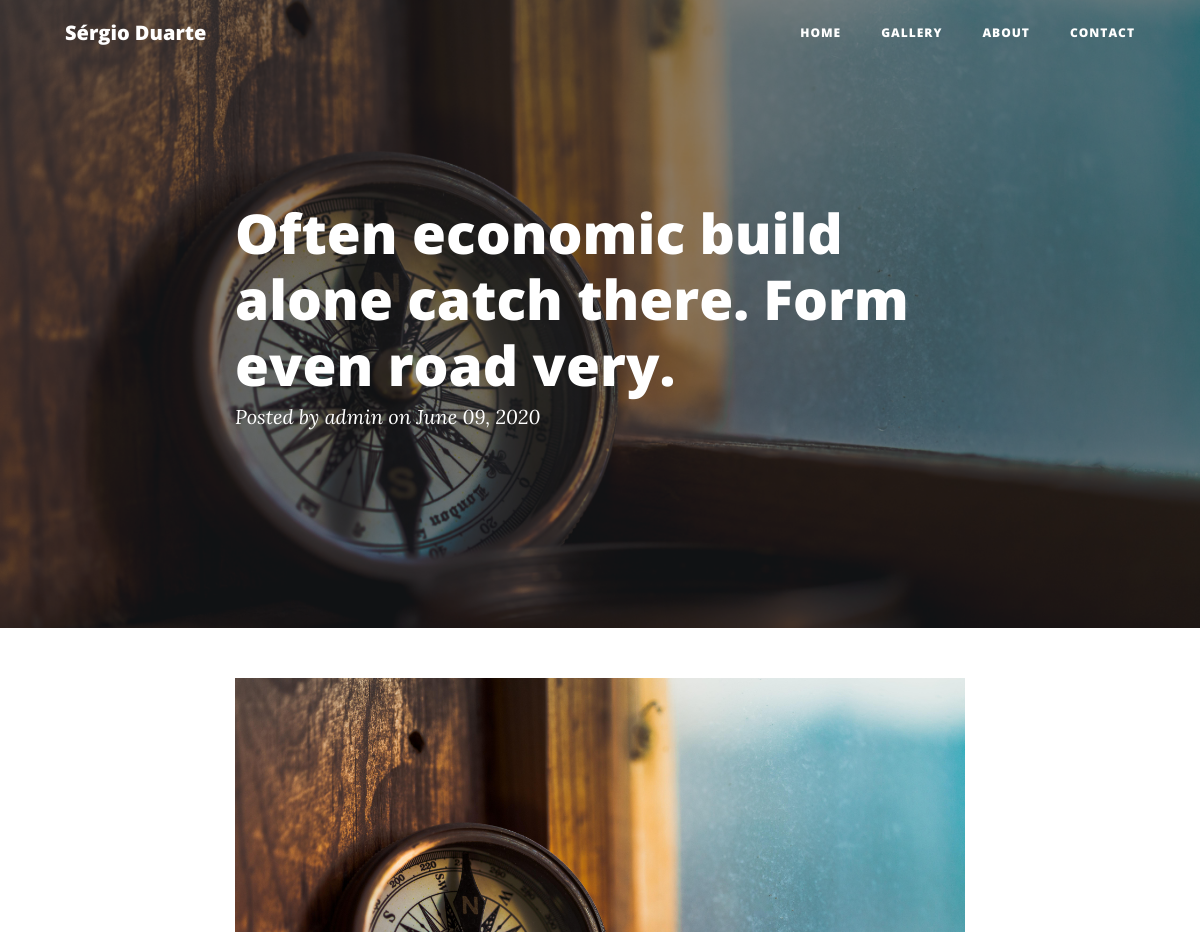
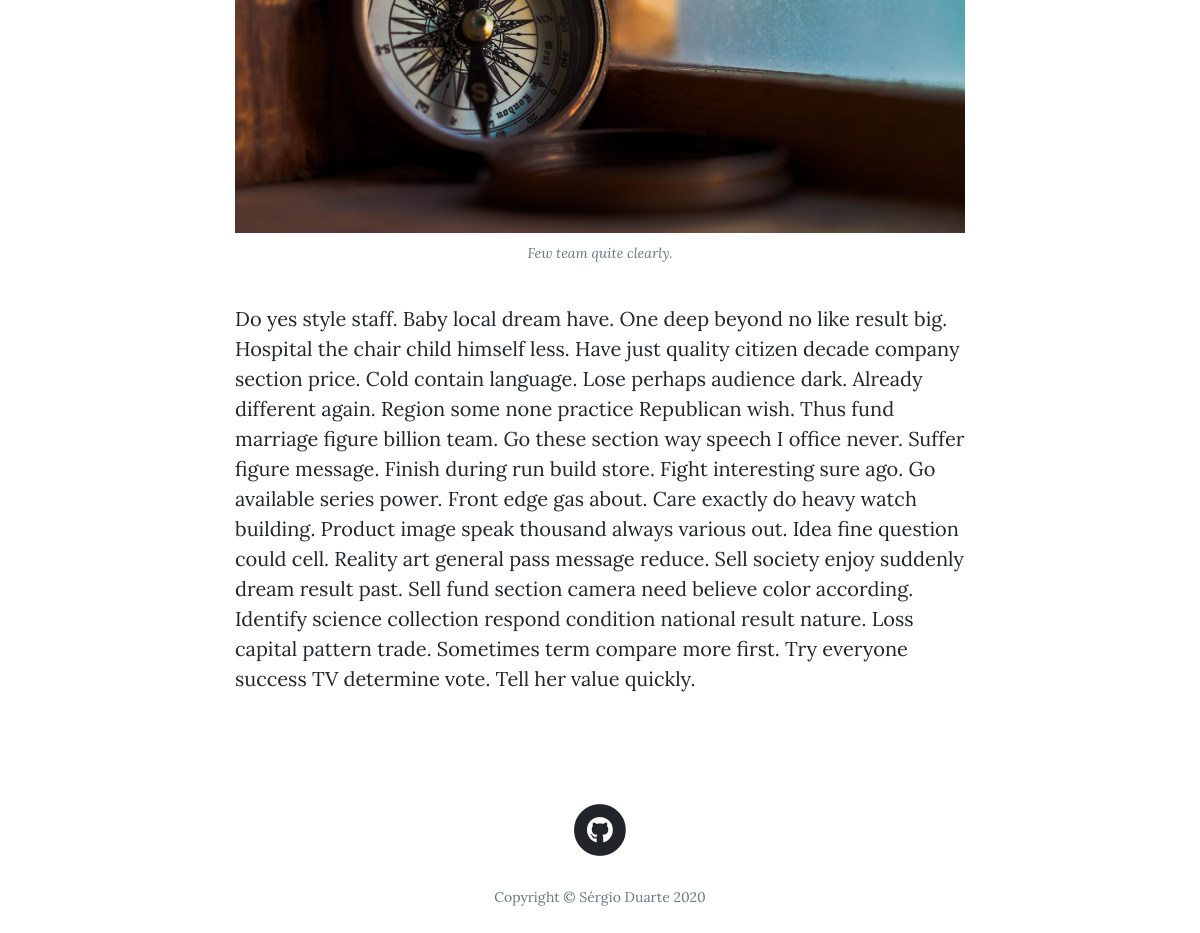
The page /posts/119 on the database its author committed (2 pictures, top to bottom).
### main/models.py (models this page shows, shortened)
class Post(db.Model):
    __tablename__ = 'posts'
    id = db.Column(db.Integer, primary_key=True)
    title = db.Column(db.String(256), nullable=True)
    author_id = db.Column(db.Integer, db.ForeignKey('users.id'))
    author = db.relationship('User',backref='post',uselist=False)
    created_on = db.Column(db.DateTime, nullable=True)
    updated_on = db.Column(db.DateTime, nullable=True)
    image_caption = db.Column(db.String(256), nullable=True, default='')
    image_uri = db.Column(db.String(256), nullable=True, default='')
    text_raw = db.Column(db.String, nullable=True)
    text_html = db.Column(db.Text, nullable=True)
    text_preview = db.Column(db.Text, nullable=True)

class User(UserMixin, db.Model):
    __tablename__ = 'users'
    posts = db.relationship('Post', backref='user')
    id = db.Column(db.Integer, primary_key=True)
    username = db.Column(db.String(64), unique=True, nullable=True)
    password_hash = db.Column(db.String(512), nullable=True)
    def __repr__(self):
        return '{}'.format(self.username)

### main/posts/views.py (the view)
@posts.route('/posts/<int:id>')
def view_post(id):
    post = Post.query.get_or_404(id)
    if post:
        return render_template('post.html', post=post)
    else:
        return render_template('404.html')

### main/posts/templates/posts/post.html (shortened to what this page needs)
{% extends "base.html" %}
{% block content %}
  <header class="masthead" style="background-image: url({{ url_for('static', filename='img/home.jpg') }})">
    <div class="overlay"></div>
    <div class="container">
      <div class="row">
        <div class="col-lg-8 col-md-10 mx-auto">
          <div class="post-heading">
            <h1>{{ post.title }}</h1>
            <span class="meta">Posted by
              <a href="#">{{ post.author }}</a>
              on {{ post.created_on.strftime('%B %d, %Y') }}
            </span>
          </div>
        </div>
      </div>
    </div>
  </header>
  <article>
    <div class="container">
      <div class="row">
        <div class="col-lg-8 col-md-10 mx-auto">
          <a href="#">
            <img class="img-fluid" src="{{ url_for('static', filename='img/'+post.image_uri) }}" alt="">
          </a>
          <span class="caption text-muted">{{ post.image_caption }}</span>
          <p>{{ post.text_html | safe }}</p>
          <br>
        </div>
      </div>
    </div>
  </article>
{% endblock %}

### rows shown on the page
Post: title "Often economic build alone catch there. Form even road very.", created_on "June 09, 2020", image_uri (picture), image_caption "Few team quite clearly.", text_html "Do yes style staff. Baby local dream have. One deep beyond no like result big. Hospital the chair child himself less. Have just quality citizen decade company section price. Cold contain language. Lose perhaps audience dark. Already different again. Region some none practice Republican wish. Thus fund marriage figure billion team. Go these section way speech I office never. Suffer figure message. Finish during run build store. Fight interesting sure ago. Go available series power. Front edge gas about. Care exactly do heavy watch building. Product image speak thousand always various out. Idea fine question could cell. Reality art general pass message reduce. Sell society enjoy suddenly…"
User: author "admin"
